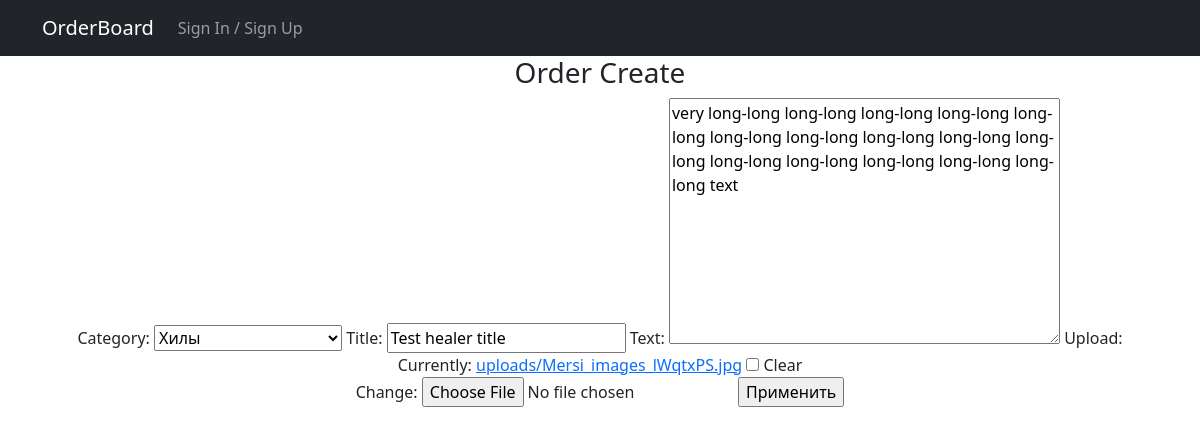
The page /22/edit/ on the database its author committed.
### Order/models.py (models this page shows, shortened)
class Order(models.Model):
    author = models.ForeignKey(User, on_delete=models.CASCADE)
    dateCreation = models.DateTimeField(auto_now_add=True)
    category = models.CharField(max_length=16, choices=CATEGORY, default='Tank')
    title = models.CharField(max_length=128, verbose_name='title')
    text = models.TextField()
    upload = models.FileField(upload_to='uploads/', blank=True)

### Order/views.py (the view)
# urls.py: path('<int:pk>/edit/', OrderUpdate.as_view(), name='order_update'),
class OrderUpdate(UpdateView):
    template_name = 'order_create.html'
    form_class = OrderForm
    success_url = '/'
    def get_object(self, **kwargs):
        pk = self.kwargs.get('pk')
        return Order.objects.get(pk=pk)

### Order/forms.py
class OrderForm(ModelForm):
    class Meta:
        model = Order
        fields = ['category', 'title', 'text', 'upload']

### Order/templates/order_create.html (shortened to what this page needs)
{% extends 'base.html' %}
{% block content %}
<h3> Order Create </h3>
<form method="post" enctype="multipart/form-data">
    {{ form }}
    <input type="submit" value="Применить">
</form>
{% endblock content %}

### rows shown on the page
Order: category "Хилы", title "Test healer title", text "very long-long long-long long-long long-long long-long long-long long-long long-long long-long long-long long-long long-long long-long long-long long-long text"
